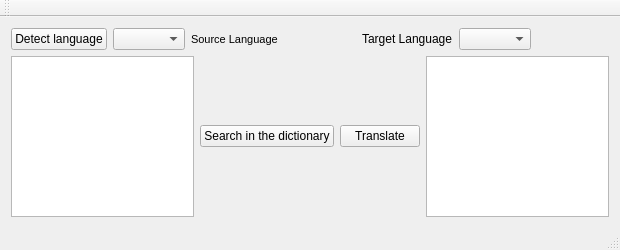
<?xml version="1.0" encoding="UTF-8"?>
<ui version="4.0">
 <class>YandexTranslate</class>
 <widget class="QMainWindow" name="YandexTranslate">
  <property name="enabled">
   <bool>true</bool>
  </property>
  <property name="geometry">
   <rect>
    <x>0</x>
    <y>0</y>
    <width>620</width>
    <height>250</height>
   </rect>
  </property>
  <property name="windowTitle">
   <string>YandexTranslate</string>
  </property>
  <widget class="QWidget" name="centralWidget">
   <layout class="QVBoxLayout" name="verticalLayout_2">
    <item>
     <layout class="QVBoxLayout" name="verticalLayout">
      <item>
       <layout class="QHBoxLayout" name="horizontalLayout_2">
        <item>
         <widget class="QPushButton" name="detectButton">
          <property name="text">
           <string>Detect language</string>
          </property>
         </widget>
        </item>
        <item>
         <widget class="QComboBox" name="comboBoxSource"/>
        </item>
        <item>
         <widget class="QLabel" name="SourceLabel">
          <property name="font">
           <font>
            <pointsize>8</pointsize>
           </font>
          </property>
          <property name="text">
           <string>Source Language</string>
          </property>
         </widget>
        </item>
        <item>
         <spacer name="horizontalSpacer_3">
          <property name="orientation">
           <enum>Qt::Horizontal</enum>
          </property>
          <property name="sizeHint" stdset="0">
           <size>
            <width>40</width>
            <height>20</height>
           </size>
          </property>
         </spacer>
        </item>
        <item>
         <widget class="QLabel" name="TargetLabel">
          <property name="text">
           <string>Target Language</string>
          </property>
         </widget>
        </item>
        <item>
         <widget class="QComboBox" name="comboBoxTarget"/>
        </item>
        <item>
         <spacer name="horizontalSpacer_4">
          <property name="orientation">
           <enum>Qt::Horizontal</enum>
          </property>
          <property name="sizeHint" stdset="0">
           <size>
            <width>40</width>
            <height>20</height>
           </size>
          </property>
         </spacer>
        </item>
       </layout>
      </item>
      <item>
       <layout class="QHBoxLayout" name="horizontalLayout">
        <item>
         <widget class="QTextEdit" name="SourceEdit"/>
        </item>
        <item>
         <spacer name="horizontalSpacer">
          <property name="orientation">
           <enum>Qt::Horizontal</enum>
          </property>
          <property name="sizeHint" stdset="0">
           <size>
            <width>40</width>
            <height>20</height>
           </size>
          </property>
         </spacer>
        </item>
        <item>
         <widget class="QPushButton" name="dictionaryButton">
          <property name="text">
           <string>Search in the dictionary</string>
          </property>
         </widget>
        </item>
        <item>
         <widget class="QPushButton" name="translateButton">
          <property name="text">
           <string>Translate</string>
          </property>
         </widget>
        </item>
        <item>
         <spacer name="horizontalSpacer_2">
          <property name="orientation">
           <enum>Qt::Horizontal</enum>
          </property>
          <property name="sizeHint" stdset="0">
           <size>
            <width>40</width>
            <height>20</height>
           </size>
          </property>
         </spacer>
        </item>
        <item>
         <widget class="QTextEdit" name="TargetEdit"/>
        </item>
       </layout>
      </item>
     </layout>
    </item>
   </layout>
  </widget>
  <widget class="QMenuBar" name="menuBar">
   <property name="geometry">
    <rect>
     <x>0</x>
     <y>0</y>
     <width>620</width>
     <height>21</height>
    </rect>
   </property>
  </widget>
  <widget class="QToolBar" name="mainToolBar">
   <attribute name="toolBarArea">
    <enum>TopToolBarArea</enum>
   </attribute>
   <attribute name="toolBarBreak">
    <bool>false</bool>
   </attribute>
  </widget>
  <widget class="QStatusBar" name="statusBar"/>
 </widget>
 <layoutdefault spacing="6" margin="11"/>
 <resources/>
 <connections/>
</ui>
